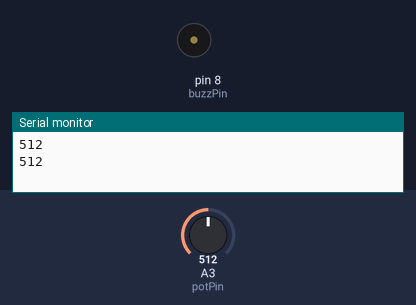
This sketch was run on a simulated Arduino Uno, built with avr-gcc and run on an emulated ATmega328P. Parts: buzzer (waves = sounding, pin HIGH), the last lines printed to the serial monitor. The test bench sets the inputs (shaded band); at power-on: A3 (potPin) = 512.

Above: at 1.8 s.
1.9 s: A3 (potPin) set to 990
4.2 s: A3 (potPin) set to 1019
At 6.8 s:
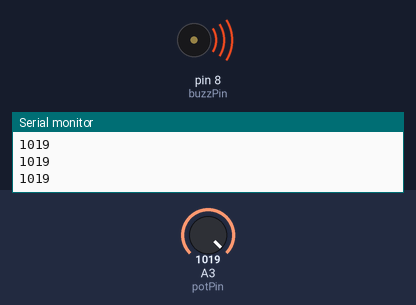
7.5 s: A3 (potPin) set to 900
At 8.2 s:
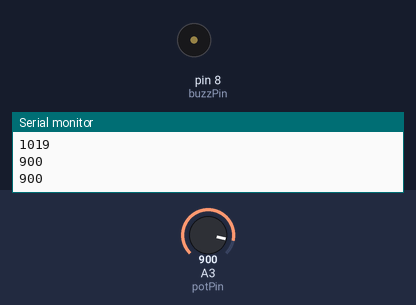
9.0 s: A3 (potPin) set to 1010
At 11.7 s:
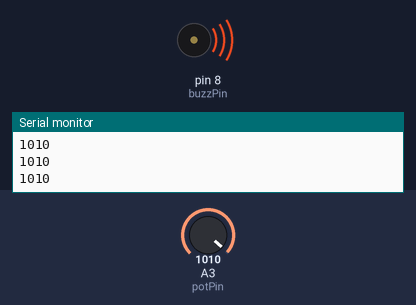
Timing chart, 0 to 13.0 s (numbered marks = the images above; inputs shaded):
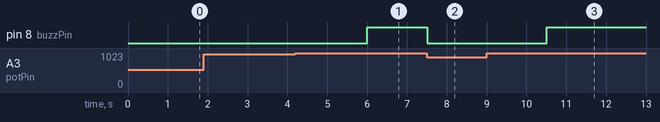

Measured:
- the behaviour switches between 1000 and 1001 on A3 (potPin) (found by bisection; images 0 and 1)
- after the input at 4.2 s, pin 8 (buzzPin): LOW → HIGH after 1.8 s
- after the input at 7.5 s, pin 8 (buzzPin): HIGH → LOW at once
- after the input at 9.0 s, pin 8 (buzzPin): LOW → HIGH after 1.5 s

The sketch:

active_buzzer.ino
```cpp
int potVal;
int potPin=A3;
int buzzPin=8;
int dt=100;
void setup() {
  // put your setup code here, to run once:
Serial.begin(9600);
pinMode(buzzPin, OUTPUT);
pinMode(potPin,INPUT);
}

void loop() {
  // put your main code here, to run repeatedly:
potVal=analogRead(potPin);
Serial.println(potVal);
delay(1000);
while (potVal>1000){
  digitalWrite(buzzPin, HIGH);
  delay(dt);
  potVal=analogRead(potPin);
  Serial.println(potVal);
}
digitalWrite(buzzPin, LOW);
}
```
